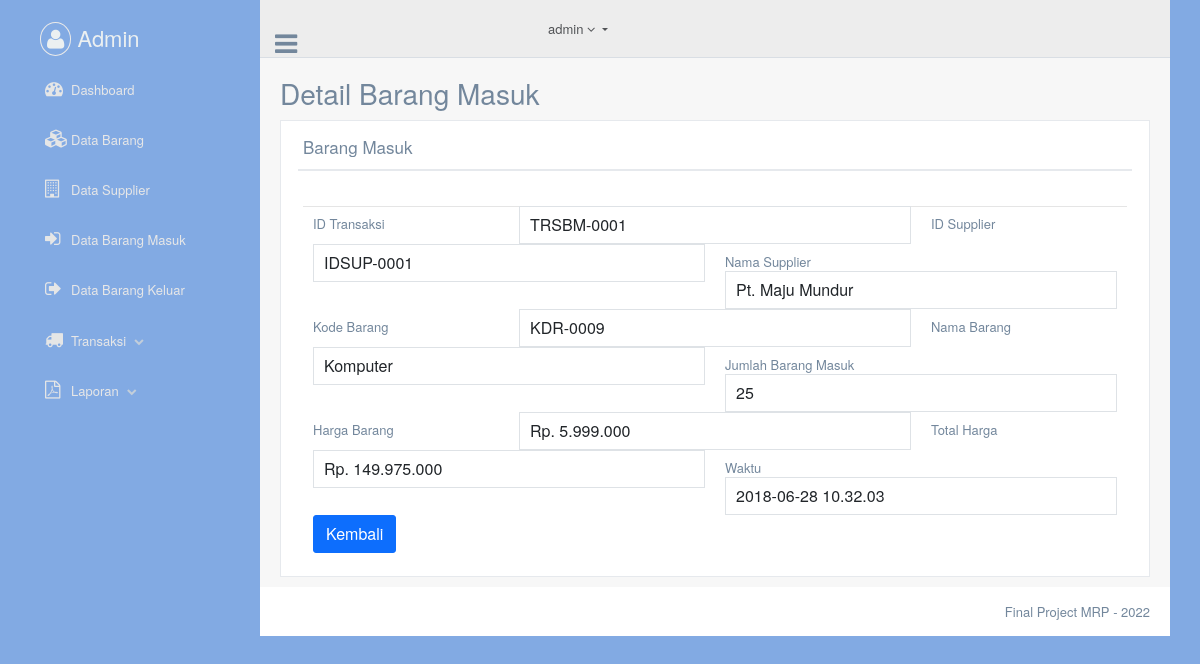
The app's page /admin/brng_masuk_detail.php?id_transaksi=TRSBM-0001 with its own data.
### tables this page shows
CREATE TABLE `dta_trnsaksi_brng_masuk` (
  `id_transaksi` varchar(20) NOT NULL,
  `id_supplier` varchar(20) NOT NULL,
  `nmasup` varchar(50) NOT NULL,
  `kd_barang` varchar(20) NOT NULL,
  `nmabar` varchar(50) NOT NULL,
  `jumlah` int(15) NOT NULL,
  `harga` int(15) NOT NULL,
  `total` int(15) NOT NULL,
  `waktu` varchar(20) NOT NULL
);

### admin/brng_masuk_detail.php (the view, shortened to what this page needs)
<?php include_once ('head.php') ?>
<?php
$idtrns = $_GET['id_transaksi'];
$sql    = "SELECT * FROM dta_trnsaksi_brng_masuk WHERE id_transaksi = '$idtrns'";
$query  = $mysqli->query($sql);
$row    = $query->fetch_array(MYSQLI_ASSOC);
 ?>
 <body class="nav-md">
   <div class="container body">
     <div class="main_container">
       <?php include_once ('header.php'); ?>
       <div class="right_col" role="main">
         <div class="">
           <div class="page-title">
             <div class="title_left">
               <h3>Detail Barang Masuk</h3>
             </div>
           </div>
           <div class="clearfix"></div>
           <div class="row">
             <div class="col-md-12 col-sm-12 col-xs-12">
               <div class="x_panel">
                 <div class="x_title">
                   <h2>Barang Masuk</h2>
                   <div class="clearfix"></div>
                 </div>
                 <div class="x_content">
                   <form class="form-horizontal form-label-left" action="#">
                     <div class="item form-group">
                       <label class="control-label col-md-3 col-sm-3 col-xs-12">ID Transaksi</label>
                       <div class="col-md-6 col-sm-6 col-xs-12">
                         <input class="form-control col-md-7 col-xs-12" type="text" name="" value="<?php echo $row['id_transaksi']; ?>" readonly>
                       </div>
                     </div>
                     <div class="item form-group">
                       <label class="control-label col-md-3 col-sm-3 col-xs-12">ID Supplier</label>
                       <div class="col-md-6 col-sm-6 col-xs-12">
                         <input class="form-control col-md-7 col-xs-12" type="text" name="" value="<?php echo $row['id_supplier']; ?>" readonly>
                       </div>
                     </div>
                     <div class="item form-group">
                       <label class="control-label col-md-3 col-sm-3 col-xs-12">Nama Supplier</label>
                       <div class="col-md-6 col-sm-6 col-xs-12">
                         <input class="form-control col-md-7 col-xs-12" type="text" name="" value="<?php echo $row['nmasup']; ?>" readonly>
                       </div>
                     </div>
                     <div class="item form-group">
                       <label class="control-label col-md-3 col-sm-3 col-xs-12">Kode Barang</label>
                       <div class="col-md-6 col-sm-6 col-xs-12">
                         <input class="form-control col-md-7 col-xs-12" type="text" name="" value="<?php echo $row['kd_barang']; ?>" readonly>
                       </div>
                     </div>
                     <div class="item form-group">
                       <label class="control-label col-md-3 col-sm-3 col-xs-12">Nama Barang</label>
                       <div class="col-md-6 col-sm-6 col-xs-12">
                         <input class="form-control col-md-7 col-xs-12" type="text" name="" value="<?php echo $row['nmabar']; ?>" readonly>
                       </div>
                     </div>
                     <div class="item form-group">
                       <label class="control-label col-md-3 col-sm-3 col-xs-12">Jumlah Barang Masuk</label>
                       <div class="col-md-6 col-sm-6 col-xs-12">
                         <input class="form-control col-md-7 col-xs-12" type="text" name="" value="<?php echo $row['jumlah']; ?>" readonly>
                       </div>
                     </div>
                     <div class="item form-group">
                       <label class="control-label col-md-3 col-sm-3 col-xs-12">Harga Barang</label>
                       <div class="col-md-6 col-sm-6 col-xs-12">
                         <input class="form-control col-md-7 col-xs-12" type="text" name="" value="<?php echo "Rp. ". number_format($row['harga'], 0, ",", "."); ?>" readonly>
                       </div>
                     </div>
                     <div class="item form-group">
                       <label class="control-label col-md-3 col-sm-3 col-xs-12">Total Harga</label>
                       <div class="col-md-6 col-sm-6 col-xs-12">
                         <input class="form-control col-md-7 col-xs-12" type="text" name="" value="<?php echo "Rp. ". number_format($row['total'], 0, ",", "."); ?>" readonly>
                       </div>
                     </div>
                     <div class="item form-group">
                       <label class="control-label col-md-3 col-sm-3 col-xs-12">Waktu</label>
                       <div class="col-md-6 col-sm-6 col-xs-12">
                         <input class="form-control col-md-7 col-xs-12" type="text" name="" value="<?php echo $row['waktu']; ?>" readonly>
                       </div>
                     </div>
                     <div class="form-group">
                       <div class="col-md-6 col-md-offset-3">
                         <a class="btn btn-primary" href="dt_barangmasuk.php">Kembali</a>
                       </div>
                     </div>
                   </form>
                 </div>
               </div>
             </div>
           </div>
         </div>
       </div>
       <?php include_once ('footer.php'); ?>
     </div>
   </div>
   <?php include_once ('foot.php'); ?>

### records on screen
dta_trnsaksi_brng_masuk: id_transaksi "TRSBM-0001", id_supplier "IDSUP-0001", nmasup "Pt. Maju Mundur", kd_barang "KDR-0009", nmabar "Komputer", jumlah "25", harga "Rp. 5.999.000", total "Rp. 149.975.000", waktu "2018-06-28 10.32.03"
